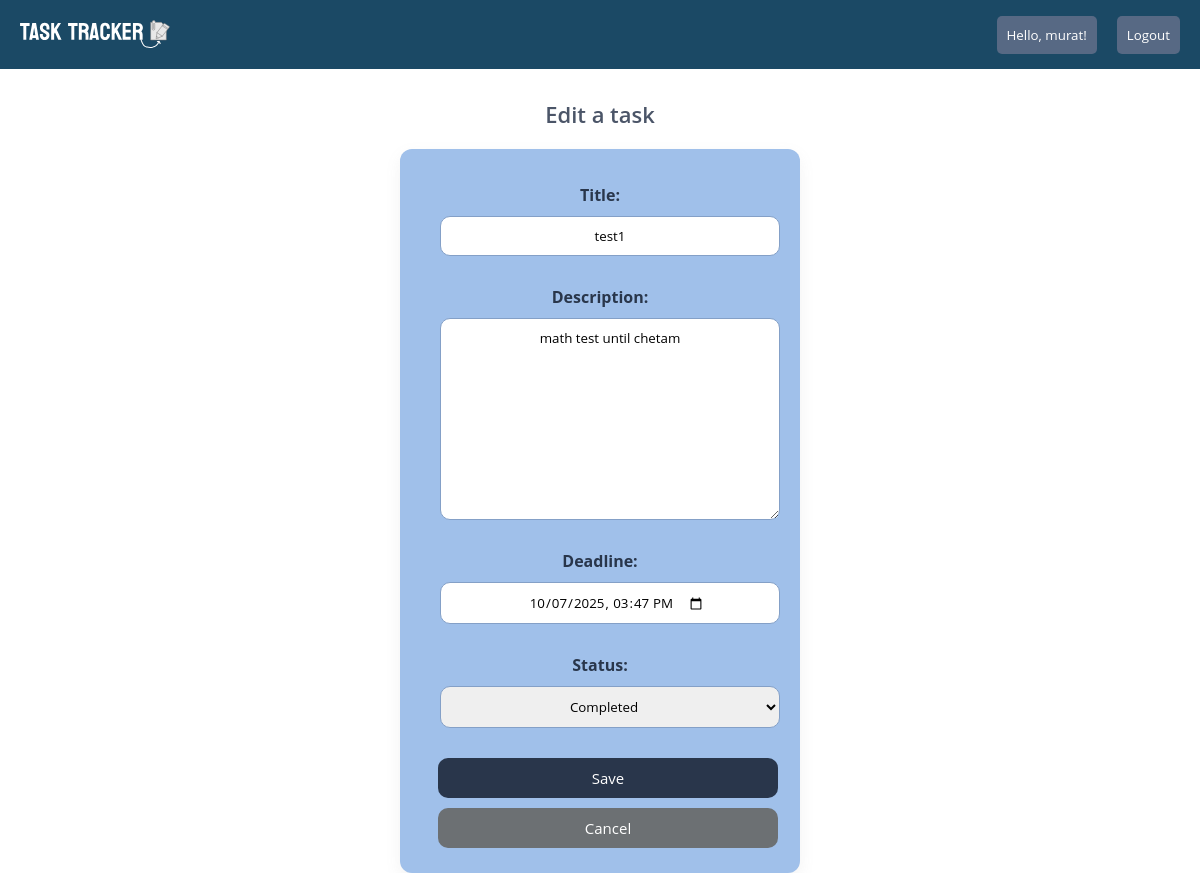
The app's page /tasks/85/edit/ (signed in), older data.
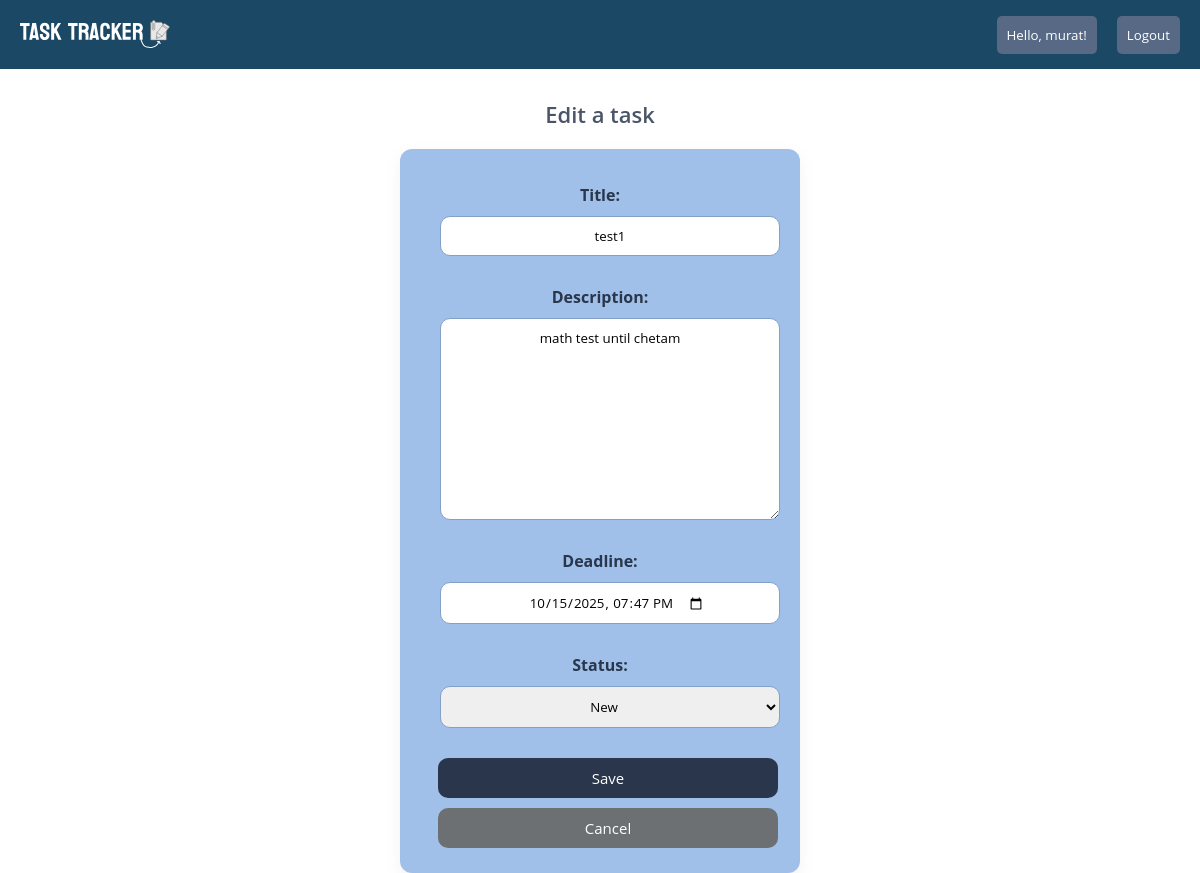
The same page, newer data.
### todo/models.py (models this page shows, shortened)
class Task(models.Model):
    new_status="new"
    in_progress_status="in_progress"
    done_status="done"
    CHOICE_STATUS=[
        (new_status,"New"),
        (in_progress_status,"In progress"),
        (done_status,"Completed"),
    ]
    title=models.CharField(max_length=200)
    description=models.TextField(blank=True)
    deadline=models.DateTimeField()
    is_notified=models.BooleanField(default=False)
    status=models.CharField(max_length=20,choices=CHOICE_STATUS,default=new_status)
    created_at=models.DateTimeField(auto_now_add=True)
    user_owner=models.ForeignKey(User,on_delete=models.CASCADE)

### todo/views.py (the view)
# urls.py: path("tasks/<int:pk>/edit/",views.update_task,name="task_update"),
@login_required
def update_task(request, pk):
    manager = TaskManager(request.user)
    task = get_object_or_404(Task,pk=pk,user_owner=request.user)
    form = TaskForm(request.POST or None, instance=task)
    if form.is_valid():
        manager.update(task, form)
        return redirect("home")
    return render(request, "todo_folder/task_update.html", {"form": form})

### todo/forms.py
class TaskForm(forms.ModelForm):
    class Meta:
        model=Task
        fields=["title","description","deadline","status"]
        widgets={
            "deadline":forms.DateTimeInput(attrs={"type":"datetime-local"}),
        }

### todo/templates/todo_folder/task_update.html (shortened to what this page needs)
{% extends 'todo_folder/home.html' %}
{% load static %}
{% block content %}
<link rel="stylesheet" href="{% static 'css/update_task.css' %}">
<h3 class="createtext">{% if form.instance.pk %}Edit{% endif %} a task</h3>
<div class="main">
<form class="fill_form" method="POST">
    {{ form.as_p }}
    <button class="create_btn" type="submit">Save</button>
    <a class="cancel_btn" href="{% url 'home' %}">Cancel</a>
</form>
</div>
{% endblock %}

Row changes from the older to the newer data that the page shows:
changed Task "test1": deadline "10/07/2025 15:47" → "10/15/2025 19:47"; status "Completed" → "New"
